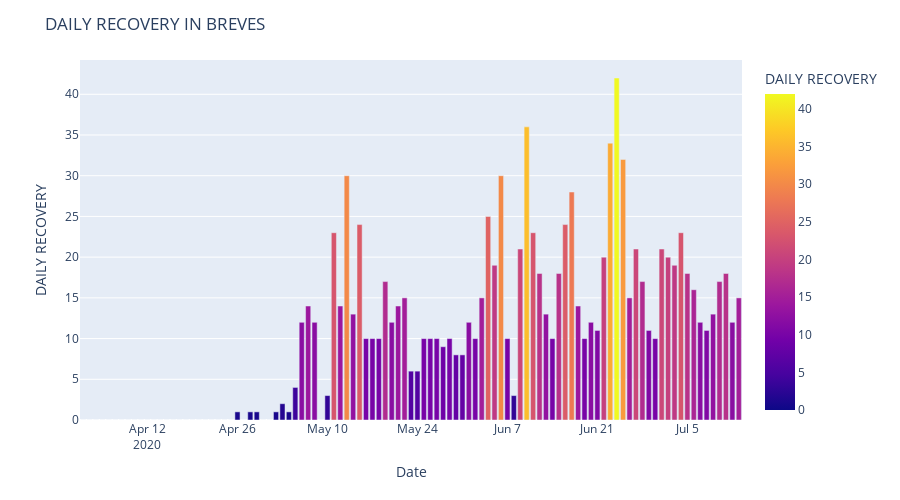

Notebook cell for this chart:
### Code cell
#DAILY Recovery IN BREVES
carona_data =  df_breves.groupby(['Date'])['Recovered'].sum().reset_index().sort_values('Recovered',ascending = True)
carona_data['DAILY RECOVERY'] = carona_data['Recovered'].sub(carona_data['Recovered'].shift())
carona_data['DAILY RECOVERY'].iloc[0] = carona_data['Recovered'].iloc[0]
carona_data['DAILY RECOVERY'] = carona_data['DAILY RECOVERY'].astype(int)
fig = px.bar(carona_data, y='DAILY RECOVERY', x='Date',hover_data =['DAILY RECOVERY'], color='DAILY RECOVERY', height=500)
fig.update_layout(
    title='DAILY RECOVERY IN BREVES')
fig.show()

### Figure 1 — Plotly figure (JSON) as saved in the notebook; plotly's stock layout.template omitted (floating-point values rounded to 4 significant figures)
{"data": [{"alignmentgroup": "True", "customdata": [[0], [0], [0], [0], [0], [0], [0], [0], [0], [0], [0], [0], [0], [0], [0], [0], [0], [0], [0], [0], [0], [0], [0], [1], [0], [1], [0], [1], [0], [0], [1], [2], [1], [4], [12], [14], [12], [3], [0], [23], [14], [30], [13], [24], [10], [10], [10], [17], [12], [14], [15], [6], [6], [10], [10], [10], [9], [10], [8], [8], [12], [10], [15], [25], [19], [30], [10], [3], [21], [36], [23], [18], [13], [10], [18], [24], [28], [14], [10], [12], [11], [20], [34], [42], [32], [15], [21], [17], [11], [10], [21], [20], [19], [23], [18], [16], [12], [11], [13], [17], [18], [12], [15]], "hovertemplate": "Date=%{x}<br>DAILY RECOVERY=%{marker.color}<extra></extra>", "legendgroup": "", "marker": {"color": [0, 0, 0, 0, 0, 0, 0, 0, 0, 0, 0, 0, 0, 0, 0, 0, 0, 0, 0, 0, 0, 0, 0, 1, 0, 1, 0, 1, 0, 0, 1, 2, 1, 4, 12, 14, 12, 3, 0, 23, 14, 30, 13, 24, 10, 10, 10, 17, 12, 14, 15, 6, 6, 10, 10, 10, 9, 10, 8, 8, 12, 10, 15, 25, 19, 30, 10, 3, 21, 36, 23, 18, 13, 10, 18, 24, 28, 14, 10, 12, 11, 20, 34, 42, 32, 15, 21, 17, 11, 10, 21, 20, 19, 23, 18, 16, 12, 11, 13, 17, 18, 12, 15], "coloraxis": "coloraxis"}, "name": "", "offsetgroup": "", "orientation": "v", "showlegend": false, "textposition": "auto", "type": "bar", "x": ["2020-04-02T00:00:00", "2020-04-24T00:00:00", "2020-04-23T00:00:00", "2020-04-22T00:00:00", "2020-04-21T00:00:00", "2020-04-20T00:00:00", "2020-04-19T00:00:00", "2020-04-18T00:00:00", "2020-04-17T00:00:00", "2020-04-16T00:00:00", "2020-04-15T00:00:00", "2020-04-14T00:00:00", "2020-04-12T00:00:00", "2020-04-11T00:00:00", "2020-04-10T00:00:00", "2020-04-09T00:00:00", "2020-04-08T00:00:00", "2020-04-07T00:00:00", "2020-04-06T00:00:00", "2020-04-05T00:00:00", "2020-04-04T00:00:00", "2020-04-03T00:00:00", "2020-04-13T00:00:00", "2020-04-26T00:00:00", "2020-04-25T00:00:00", "2020-04-28T00:00:00", "2020-04-27T00:00:00", "2020-04-29T00:00:00", "2020-04-30T00:00:00", "2020-05-01T00:00:00", "2020-05-02T00:00:00", "2020-05-03T00:00:00", "2020-05-04T00:00:00", "2020-05-05T00:00:00", "2020-05-06T00:00:00", "2020-05-07T00:00:00", "2020-05-08T00:00:00", "2020-05-10T00:00:00", "2020-05-09T00:00:00", "2020-05-11T00:00:00", "2020-05-12T00:00:00", "2020-05-13T00:00:00", "2020-05-14T00:00:00", "2020-05-15T00:00:00", "2020-05-16T00:00:00", "2020-05-17T00:00:00", "2020-05-18T00:00:00", "2020-05-19T00:00:00", "2020-05-20T00:00:00", "2020-05-21T00:00:00", "2020-05-22T00:00:00", "2020-05-23T00:00:00", "2020-05-24T00:00:00", "2020-05-25T00:00:00", "2020-05-26T00:00:00", "2020-05-27T00:00:00", "2020-05-28T00:00:00", "2020-05-29T00:00:00", "2020-05-30T00:00:00", "2020-05-31T00:00:00", "2020-06-01T00:00:00", "2020-06-02T00:00:00", "2020-06-03T00:00:00", "2020-06-04T00:00:00", "2020-06-05T00:00:00", "2020-06-06T00:00:00", "2020-06-07T00:00:00", "2020-06-08T00:00:00", "2020-06-09T00:00:00", "2020-06-10T00:00:00", "2020-06-11T00:00:00", "2020-06-12T00:00:00", "2020-06-13T00:00:00", "2020-06-14T00:00:00", "2020-06-15T00:00:00", "2020-06-16T00:00:00", "2020-06-17T00:00:00", "2020-06-18T00:00:00", "2020-06-19T00:00:00", "2020-06-20T00:00:00", "2020-06-21T00:00:00", "2020-06-22T00:00:00", "2020-06-23T00:00:00", "2020-06-24T00:00:00", "2020-06-25T00:00:00", "2020-06-26T00:00:00", "2020-06-27T00:00:00", "2020-06-28T00:00:00", "2020-06-29T00:00:00", "2020-06-30T00:00:00", "2020-07-01T00:00:00", "2020-07-02T00:00:00", "2020-07-03T00:00:00", "2020-07-04T00:00:00", "2020-07-05T00:00:00", "2020-07-06T00:00:00", "2020-07-07T00:00:00", "2020-07-08T00:00:00", "2020-07-09T00:00:00", "2020-07-10T00:00:00", "2020-07-11T00:00:00", "2020-07-12T00:00:00", "2020-07-13T00:00:00"], "xaxis": "x", "y": [0, 0, 0, 0, 0, 0, 0, 0, 0, 0, 0, 0, 0, 0, 0, 0, 0, 0, 0, 0, 0, 0, 0, 1, 0, 1, 0, 1, 0, 0, 1, 2, 1, 4, 12, 14, 12, 3, 0, 23, 14, 30, 13, 24, 10, 10, 10, 17, 12, 14, 15, 6, 6, 10, 10, 10, 9, 10, 8, 8, 12, 10, 15, 25, 19, 30, 10, 3, 21, 36, 23, 18, 13, 10, 18, 24, 28, 14, 10, 12, 11, 20, 34, 42, 32, 15, 21, 17, 11, 10, 21, 20, 19, 23, 18, 16, 12, 11, 13, 17, 18, 12, 15], "yaxis": "y"}], "layout": {"barmode": "relative", "coloraxis": {"colorbar": {"title": {"text": "DAILY RECOVERY"}}, "colorscale": [[0, "#0d0887"], [0.1111, "#46039f"], [0.2222, "#7201a8"], [0.3333, "#9c179e"], [0.4444, "#bd3786"], [0.5556, "#d8576b"], [0.6667, "#ed7953"], [0.7778, "#fb9f3a"], [0.8889, "#fdca26"], [1, "#f0f921"]]}, "height": 500, "legend": {"tracegroupgap": 0}, "margin": {"t": 60}, "title": {"text": "DAILY RECOVERY IN BREVES"}, "xaxis": {"anchor": "y", "domain": [0, 1], "title": {"text": "Date"}}, "yaxis": {"anchor": "x", "domain": [0, 1], "title": {"text": "DAILY RECOVERY"}}}}
